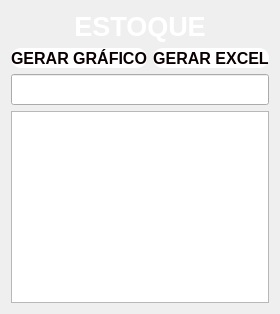
          <widget class="QWidget" name="tab_2">
           <attribute name="title">
            <string>ESTOQUE</string>
           </attribute>
           <layout class="QVBoxLayout" name="verticalLayout_11">
            <item>
             <widget class="QLabel" name="label_18">
              <property name="text">
               <string>&lt;html&gt;&lt;head/&gt;&lt;body&gt;&lt;p align=&quot;center&quot;&gt;&lt;span style=&quot; font-size:20pt; font-weight:600; color:#ffffff;&quot;&gt;ESTOQUE&lt;/span&gt;&lt;/p&gt;&lt;/body&gt;&lt;/html&gt;</string>
              </property>
             </widget>
            </item>
            <item>
             <layout class="QHBoxLayout" name="horizontalLayout_12">
              <item>
               <widget class="QPushButton" name="pushButton_3">
                <property name="minimumSize">
                 <size>
                  <width>0</width>
                  <height>20</height>
                 </size>
                </property>
                <property name="font">
                 <font>
                  <pointsize>12</pointsize>
                  <weight>75</weight>
                  <bold>true</bold>
                 </font>
                </property>
                <property name="cursor">
                 <cursorShape>PointingHandCursor</cursorShape>
                </property>
                <property name="styleSheet">
                 <string notr="true">QPushButton{
color:rgb(10,0,2);
border-radius: 10px;
background-color:#fff;
font-size 14px;
}

QPushButton:hover{
background-color: rgb(85, 255, 127);
color: black

}
</string>
                </property>
                <property name="text">
                 <string>GERAR GRÁFICO</string>
                </property>
               </widget>
              </item>
              <item>
               <widget class="QPushButton" name="pushButton_4">
                <property name="minimumSize">
                 <size>
                  <width>0</width>
                  <height>20</height>
                 </size>
                </property>
                <property name="font">
                 <font>
                  <pointsize>12</pointsize>
                  <weight>75</weight>
                  <bold>true</bold>
                 </font>
                </property>
                <property name="cursor">
                 <cursorShape>PointingHandCursor</cursorShape>
                </property>
                <property name="styleSheet">
                 <string notr="true">QPushButton{
color:rgb(10,0,2);
border-radius: 10px;
background-color:#fff;
font-size 14px;
}

QPushButton:hover{
background-color: rgb(85, 255, 127);
color: black

}
</string>
                </property>
                <property name="text">
                 <string>GERAR EXCEL</string>
                </property>
               </widget>
              </item>
             </layout>
            </item>
            <item>
             <widget class="QLineEdit" name="lineEdit_2">
              <property name="font">
               <font>
                <family>Arial Black</family>
                <pointsize>12</pointsize>
                <weight>75</weight>
                <bold>true</bold>
               </font>
              </property>
              <property name="styleSheet">
               <string notr="true">color: rgb(255, 255, 255);</string>
              </property>
              <property name="alignment">
               <set>Qt::AlignCenter</set>
              </property>
              <property name="placeholderText">
               <string>FILTRO</string>
              </property>
             </widget>
            </item>
            <item>
             <widget class="QTableView" name="tableView"/>
            </item>
           </layout>
          </widget>
